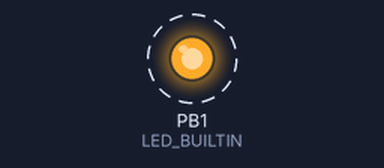
A program run on a simulated ATtiny85, built with avr-gcc and run on an emulated ATtiny85. Parts: output pins drawn as LEDs (lit = HIGH). Dashed ring = blinking.

Above: at 0.05 s.
Timing chart, 0 to 3.0 s (numbered marks = the images above):
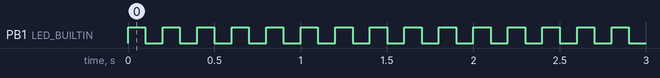

The program:

main.cpp
```cpp
// (licence header left out)
#include "Arduino.h"

#define LED_BUILTIN 1

void setup()
{
	pinMode(LED_BUILTIN, OUTPUT);
}

void loop()
{
	digitalWrite(LED_BUILTIN, HIGH);
	delay(100);
	digitalWrite(LED_BUILTIN, LOW);
	delay(100);
}
```

Measured:
- by itself, PB1 (LED_BUILTIN): alternates HIGH for 0.10 s and LOW for 0.10 s
